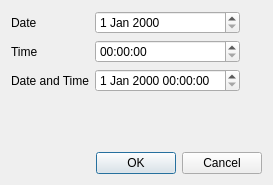
<?xml version="1.0" encoding="UTF-8"?>
<ui version="4.0">
 <class>Dialog</class>
 <widget class="QDialog" name="Dialog">
  <property name="geometry">
   <rect>
    <x>0</x>
    <y>0</y>
    <width>273</width>
    <height>185</height>
   </rect>
  </property>
  <property name="windowTitle">
   <string>Dialog</string>
  </property>
  <layout class="QVBoxLayout" name="verticalLayout">
   <item>
    <layout class="QHBoxLayout" name="horizontalLayout">
     <item>
      <layout class="QGridLayout" name="gridLayout">
       <item row="0" column="1">
        <widget class="QDateEdit" name="dateEdit"/>
       </item>
       <item row="0" column="0">
        <widget class="QLabel" name="label">
         <property name="text">
          <string>Date</string>
         </property>
        </widget>
       </item>
       <item row="1" column="0">
        <widget class="QLabel" name="label_2">
         <property name="text">
          <string>Time</string>
         </property>
        </widget>
       </item>
       <item row="2" column="0">
        <widget class="QLabel" name="label_3">
         <property name="text">
          <string>Date and Time</string>
         </property>
        </widget>
       </item>
       <item row="2" column="1">
        <widget class="QDateTimeEdit" name="dateTimeEdit"/>
       </item>
       <item row="1" column="1">
        <widget class="QTimeEdit" name="timeEdit"/>
       </item>
      </layout>
     </item>
     <item>
      <spacer name="horizontalSpacer">
       <property name="orientation">
        <enum>Qt::Horizontal</enum>
       </property>
       <property name="sizeHint" stdset="0">
        <size>
         <width>40</width>
         <height>20</height>
        </size>
       </property>
      </spacer>
     </item>
    </layout>
   </item>
   <item>
    <spacer name="verticalSpacer">
     <property name="orientation">
      <enum>Qt::Vertical</enum>
     </property>
     <property name="sizeHint" stdset="0">
      <size>
       <width>20</width>
       <height>40</height>
      </size>
     </property>
    </spacer>
   </item>
   <item>
    <widget class="QDialogButtonBox" name="buttonBox">
     <property name="standardButtons">
      <set>QDialogButtonBox::Cancel|QDialogButtonBox::Ok</set>
     </property>
    </widget>
   </item>
  </layout>
 </widget>
 <resources/>
 <connections/>
</ui>
